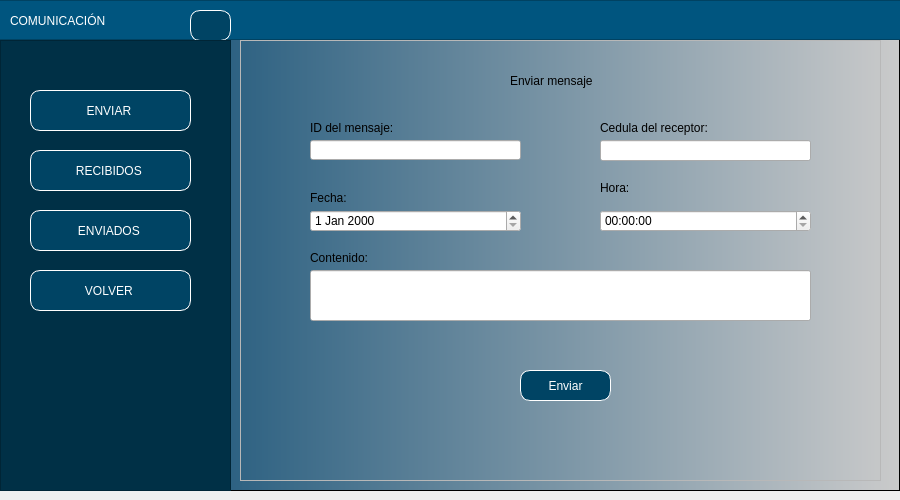
<?xml version="1.0" encoding="UTF-8"?>
<ui version="4.0">
 <class>MainWindow</class>
 <widget class="QMainWindow" name="MainWindow">
  <property name="geometry">
   <rect>
    <x>0</x>
    <y>0</y>
    <width>900</width>
    <height>500</height>
   </rect>
  </property>
  <property name="minimumSize">
   <size>
    <width>900</width>
    <height>500</height>
   </size>
  </property>
  <property name="maximumSize">
   <size>
    <width>900</width>
    <height>16777215</height>
   </size>
  </property>
  <property name="windowTitle">
   <string>MainWindow</string>
  </property>
  <widget class="QWidget" name="centralwidget">
   <layout class="QHBoxLayout" name="horizontalLayout" stretch="0">
    <property name="leftMargin">
     <number>0</number>
    </property>
    <property name="topMargin">
     <number>0</number>
    </property>
    <property name="rightMargin">
     <number>0</number>
    </property>
    <item>
     <widget class="QFrame" name="framefondo">
      <property name="styleSheet">
       <string notr="true">QWidget#framefondo{
background-color: qlineargradient(spread:pad, x1:0, y1:0, x2:1, y2:0, stop:0.039548 rgba(0, 67, 109, 255), stop:1 rgba(203, 203, 203, 255));}</string>
      </property>
      <property name="frameShape">
       <enum>QFrame::StyledPanel</enum>
      </property>
      <property name="frameShadow">
       <enum>QFrame::Raised</enum>
      </property>
      <widget class="QFrame" name="frame_superior">
       <property name="geometry">
        <rect>
         <x>-10</x>
         <y>0</y>
         <width>911</width>
         <height>40</height>
        </rect>
       </property>
       <property name="maximumSize">
        <size>
         <width>16777215</width>
         <height>40</height>
        </size>
       </property>
       <property name="styleSheet">
        <string notr="true">background-color: rgb(0, 85, 127);</string>
       </property>
       <property name="frameShape">
        <enum>QFrame::StyledPanel</enum>
       </property>
       <property name="frameShadow">
        <enum>QFrame::Raised</enum>
       </property>
       <widget class="QLabel" name="label">
        <property name="geometry">
         <rect>
          <x>20</x>
          <y>10</y>
          <width>181</width>
          <height>21</height>
         </rect>
        </property>
        <property name="styleSheet">
         <string notr="true">font: 16pt &quot;Arial&quot;;
color: white;</string>
        </property>
        <property name="text">
         <string>COMUNICACIÓN</string>
        </property>
       </widget>
       <widget class="QPushButton" name="btnMenu">
        <property name="geometry">
         <rect>
          <x>200</x>
          <y>10</y>
          <width>41</width>
          <height>31</height>
         </rect>
        </property>
        <property name="styleSheet">
         <string notr="true">QPushButton{
font: 87 9pt &quot;Arial&quot;;
background-color: rgb(0, 68, 100);
color:white;
border:1px solid white;
border-radius: 10px;
}


QPushButton:hover {
background-color:qlineargradient(spread:pad, x1:0, y1:0, x2:1, y2:0, stop:0.039548 rgba(0, 67, 109, 255), stop:1 rgba(203, 203, 203, 255))
}</string>
        </property>
        <property name="text">
         <string/>
        </property>
        <property name="icon">
         <iconset>
          <normaloff>./Imagenes/menu.png</normaloff>./Imagenes/menu.png</iconset>
        </property>
       </widget>
      </widget>
      <widget class="QFrame" name="frameBotones">
       <property name="geometry">
        <rect>
         <x>0</x>
         <y>40</y>
         <width>231</width>
         <height>451</height>
        </rect>
       </property>
       <property name="styleSheet">
        <string notr="true">QFrame{
background-color: rgb(0, 48, 70)
}


QPushButton{
font: 87 9pt &quot;Arial&quot;;
background-color: rgb(0, 68, 100);
color:white;
border:1px solid white;
border-radius: 10px;
}


QPushButton:hover {
background-color:qlineargradient(spread:pad, x1:0, y1:0, x2:1, y2:0, stop:0.039548 rgba(0, 67, 109, 255), stop:1 rgba(203, 203, 203, 255))
}</string>
       </property>
       <property name="frameShape">
        <enum>QFrame::StyledPanel</enum>
       </property>
       <property name="frameShadow">
        <enum>QFrame::Raised</enum>
       </property>
       <widget class="QPushButton" name="btnRecibidos">
        <property name="geometry">
         <rect>
          <x>30</x>
          <y>110</y>
          <width>161</width>
          <height>41</height>
         </rect>
        </property>
        <property name="layoutDirection">
         <enum>Qt::RightToLeft</enum>
        </property>
        <property name="styleSheet">
         <string notr="true"/>
        </property>
        <property name="text">
         <string>RECIBIDOS </string>
        </property>
        <property name="icon">
         <iconset>
          <normaloff>./Imagenes/recibidos.png</normaloff>./Imagenes/recibidos.png</iconset>
        </property>
       </widget>
       <widget class="QPushButton" name="btnEnviados">
        <property name="geometry">
         <rect>
          <x>30</x>
          <y>170</y>
          <width>161</width>
          <height>41</height>
         </rect>
        </property>
        <property name="layoutDirection">
         <enum>Qt::RightToLeft</enum>
        </property>
        <property name="styleSheet">
         <string notr="true"/>
        </property>
        <property name="text">
         <string>ENVIADOS </string>
        </property>
        <property name="icon">
         <iconset>
          <normaloff>./Imagenes/enviados.png</normaloff>./Imagenes/enviados.png</iconset>
        </property>
       </widget>
       <widget class="QPushButton" name="btnVolver">
        <property name="geometry">
         <rect>
          <x>30</x>
          <y>230</y>
          <width>161</width>
          <height>41</height>
         </rect>
        </property>
        <property name="layoutDirection">
         <enum>Qt::RightToLeft</enum>
        </property>
        <property name="styleSheet">
         <string notr="true"/>
        </property>
        <property name="text">
         <string>VOLVER </string>
        </property>
        <property name="icon">
         <iconset>
          <normaloff>./Imagenes/volver.png</normaloff>./Imagenes/volver.png</iconset>
        </property>
       </widget>
       <widget class="QPushButton" name="btnENVIAR">
        <property name="geometry">
         <rect>
          <x>30</x>
          <y>50</y>
          <width>161</width>
          <height>41</height>
         </rect>
        </property>
        <property name="layoutDirection">
         <enum>Qt::RightToLeft</enum>
        </property>
        <property name="text">
         <string>ENVIAR </string>
        </property>
        <property name="icon">
         <iconset>
          <normaloff>./Imagenes/enviar.png</normaloff>./Imagenes/enviar.png</iconset>
        </property>
       </widget>
      </widget>
      <widget class="QFrame" name="framePaginas">
       <property name="geometry">
        <rect>
         <x>240</x>
         <y>40</y>
         <width>641</width>
         <height>441</height>
        </rect>
       </property>
       <property name="frameShape">
        <enum>QFrame::StyledPanel</enum>
       </property>
       <property name="frameShadow">
        <enum>QFrame::Raised</enum>
       </property>
       <widget class="QStackedWidget" name="stackedWidget">
        <property name="geometry">
         <rect>
          <x>0</x>
          <y>0</y>
          <width>681</width>
          <height>451</height>
         </rect>
        </property>
        <property name="currentIndex">
         <number>0</number>
        </property>
        <widget class="QWidget" name="pageEnviar">
         <widget class="QLabel" name="label_2">
          <property name="geometry">
           <rect>
            <x>270</x>
            <y>30</y>
            <width>301</width>
            <height>21</height>
           </rect>
          </property>
          <property name="styleSheet">
           <string notr="true">font: 11pt &quot;Arial&quot;;</string>
          </property>
          <property name="text">
           <string>Enviar mensaje</string>
          </property>
         </widget>
         <widget class="QLabel" name="label_3">
          <property name="geometry">
           <rect>
            <x>70</x>
            <y>80</y>
            <width>121</width>
            <height>16</height>
           </rect>
          </property>
          <property name="styleSheet">
           <string notr="true">font: 9pt &quot;Arial&quot;;</string>
          </property>
          <property name="text">
           <string>ID del mensaje:</string>
          </property>
         </widget>
         <widget class="QLabel" name="label_5">
          <property name="geometry">
           <rect>
            <x>70</x>
            <y>150</y>
            <width>151</width>
            <height>16</height>
           </rect>
          </property>
          <property name="styleSheet">
           <string notr="true">font: 9pt &quot;Arial&quot;;</string>
          </property>
          <property name="text">
           <string>Fecha:</string>
          </property>
         </widget>
         <widget class="QLabel" name="label_6">
          <property name="geometry">
           <rect>
            <x>360</x>
            <y>80</y>
            <width>131</width>
            <height>16</height>
           </rect>
          </property>
          <property name="styleSheet">
           <string notr="true">font: 9pt &quot;Arial&quot;;</string>
          </property>
          <property name="text">
           <string>Cedula del receptor:</string>
          </property>
         </widget>
         <widget class="QLabel" name="label_9">
          <property name="geometry">
           <rect>
            <x>70</x>
            <y>210</y>
            <width>191</width>
            <height>16</height>
           </rect>
          </property>
          <property name="styleSheet">
           <string notr="true">font: 9pt &quot;Arial&quot;;</string>
          </property>
          <property name="text">
           <string>Contenido:</string>
          </property>
         </widget>
         <widget class="QLineEdit" name="txtIDmjs">
          <property name="geometry">
           <rect>
            <x>70</x>
            <y>100</y>
            <width>211</width>
            <height>20</height>
           </rect>
          </property>
         </widget>
         <widget class="QLineEdit" name="txtReceptor">
          <property name="geometry">
           <rect>
            <x>360</x>
            <y>100</y>
            <width>211</width>
            <height>21</height>
           </rect>
          </property>
         </widget>
         <widget class="QPushButton" name="btnEnviar">
          <property name="geometry">
           <rect>
            <x>280</x>
            <y>330</y>
            <width>91</width>
            <height>31</height>
           </rect>
          </property>
          <property name="styleSheet">
           <string notr="true">QPushButton{
font: 87 9pt &quot;Arial&quot;;
background-color: rgb(0, 68, 100);
color:white;
border:1px solid white;
border-radius: 10px;
}


QPushButton:hover {
background-color:rgb(0, 101, 148);
}</string>
          </property>
          <property name="text">
           <string>Enviar</string>
          </property>
         </widget>
         <widget class="QLabel" name="label_10">
          <property name="geometry">
           <rect>
            <x>360</x>
            <y>140</y>
            <width>191</width>
            <height>16</height>
           </rect>
          </property>
          <property name="styleSheet">
           <string notr="true">font: 9pt &quot;Arial&quot;;</string>
          </property>
          <property name="text">
           <string>Hora:</string>
          </property>
         </widget>
         <widget class="QLineEdit" name="txtContenido">
          <property name="geometry">
           <rect>
            <x>70</x>
            <y>230</y>
            <width>501</width>
            <height>51</height>
           </rect>
          </property>
         </widget>
         <widget class="QDateEdit" name="dtFecha">
          <property name="geometry">
           <rect>
            <x>70</x>
            <y>170</y>
            <width>211</width>
            <height>22</height>
           </rect>
          </property>
         </widget>
         <widget class="QTimeEdit" name="tmHora">
          <property name="geometry">
           <rect>
            <x>360</x>
            <y>170</y>
            <width>211</width>
            <height>22</height>
           </rect>
          </property>
         </widget>
        </widget>
       </widget>
      </widget>
     </widget>
    </item>
   </layout>
  </widget>
 </widget>
 <resources/>
 <connections/>
</ui>
